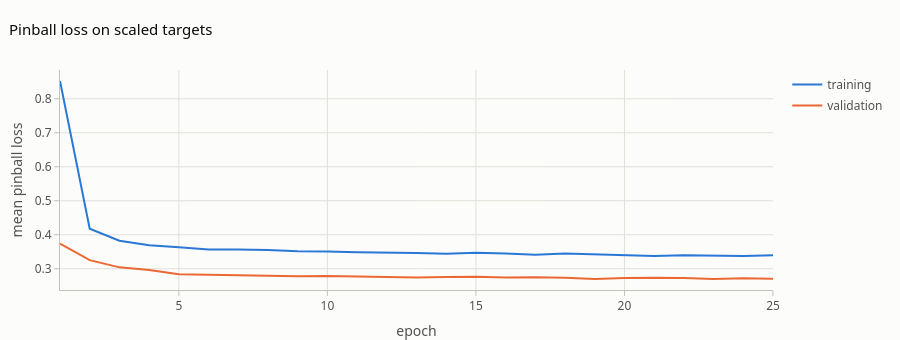

The code cell stored with this chart in its notebook:
### Code cell
EPOCHS, BATCH = 25, 256
opt = torch.optim.Adam(model.parameters(), lr=2e-3)
hist, t0 = [], time.time()
for ep in range(EPOCHS):
    model.train()
    perm, tot = torch.randperm(len(X_tr)), 0.0
    for b in range(0, len(perm), BATCH):
        i = perm[b:b + BATCH]
        loss = pinball(model(X_tr[i], NU_tr[i]), T_tr[i])
        opt.zero_grad(); loss.backward(); opt.step()
        tot += loss.item() * len(i)
    model.eval()
    with torch.no_grad():
        hist.append({"epoch": ep + 1, "training": tot / len(X_tr), "validation": pinball(model(X_va, NU_va), T_va).item()})
print(f"trained {EPOCHS} epochs in {time.time() - t0:.0f} s")
hist = pd.DataFrame(hist).set_index("epoch")
fig = pf.add_lines_by(go.Figure(), hist, {"training": pf.SERIES[0], "validation": pf.SERIES[1]}, fmt=".4f", markers=False)
fig.update_layout(title="Pinball loss on scaled targets", height=340, xaxis_title="epoch", yaxis_title="mean pinball loss",
                  hovermode="x unified")
fig.show()

### Figure 1 — Plotly figure (JSON) as saved in the notebook; plotly's stock layout.template omitted (floating-point values rounded to 4 significant figures)
{"data": [{"hovertemplate": "training: %{y:.4f}<extra></extra>", "legendgroup": "training", "line": {"color": "#2a78d6", "width": 2}, "marker": {"size": 8}, "mode": "lines", "name": "training", "showlegend": true, "type": "scatter", "x": [1, 2, 3, 4, 5, 6, 7, 8, 9, 10, 11, 12, 13, 14, 15, 16, 17, 18, 19, 20, 21, 22, 23, 24, 25], "y": [0.8524, 0.4179, 0.3824, 0.3692, 0.3632, 0.3566, 0.3563, 0.355, 0.3512, 0.351, 0.3483, 0.3482, 0.3462, 0.3444, 0.3467, 0.345, 0.3415, 0.3452, 0.3424, 0.3407, 0.3373, 0.3398, 0.3387, 0.3374, 0.3394]}, {"hovertemplate": "validation: %{y:.4f}<extra></extra>", "legendgroup": "validation", "line": {"color": "#eb6834", "width": 2}, "marker": {"size": 8}, "mode": "lines", "name": "validation", "showlegend": true, "type": "scatter", "x": [1, 2, 3, 4, 5, 6, 7, 8, 9, 10, 11, 12, 13, 14, 15, 16, 17, 18, 19, 20, 21, 22, 23, 24, 25], "y": [0.3738, 0.3252, 0.3041, 0.296, 0.2842, 0.2826, 0.2805, 0.2777, 0.2783, 0.2789, 0.2779, 0.276, 0.274, 0.2759, 0.2763, 0.2739, 0.275, 0.2732, 0.2699, 0.2727, 0.2737, 0.2724, 0.2698, 0.272, 0.2707]}], "layout": {"height": 340, "hovermode": "x unified", "title": {"text": "Pinball loss on scaled targets"}, "xaxis": {"title": {"text": "epoch"}}, "yaxis": {"title": {"text": "mean pinball loss"}}}}
